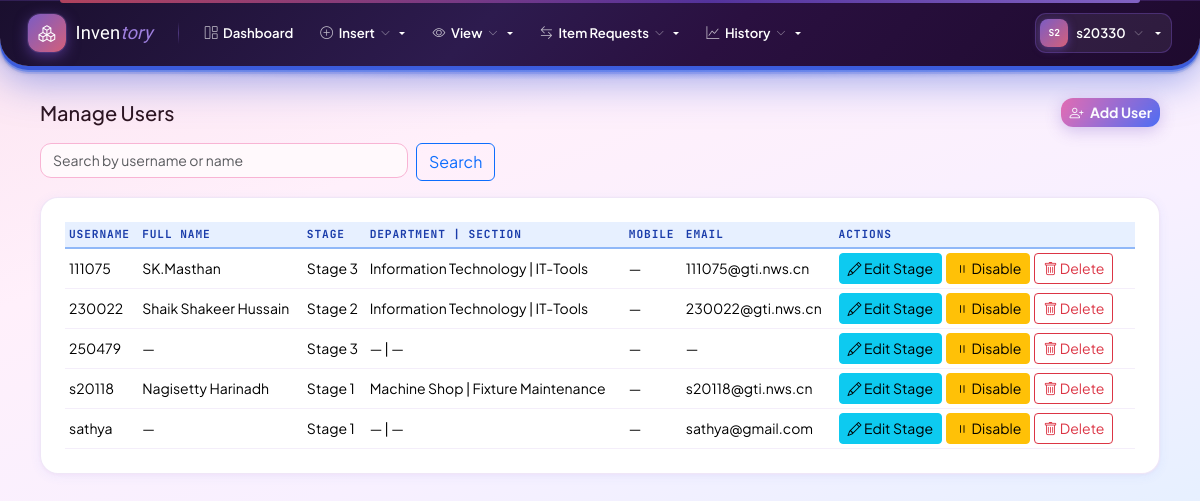
The page /profile/manage-users/ (signed in) on the database as committed earlier.
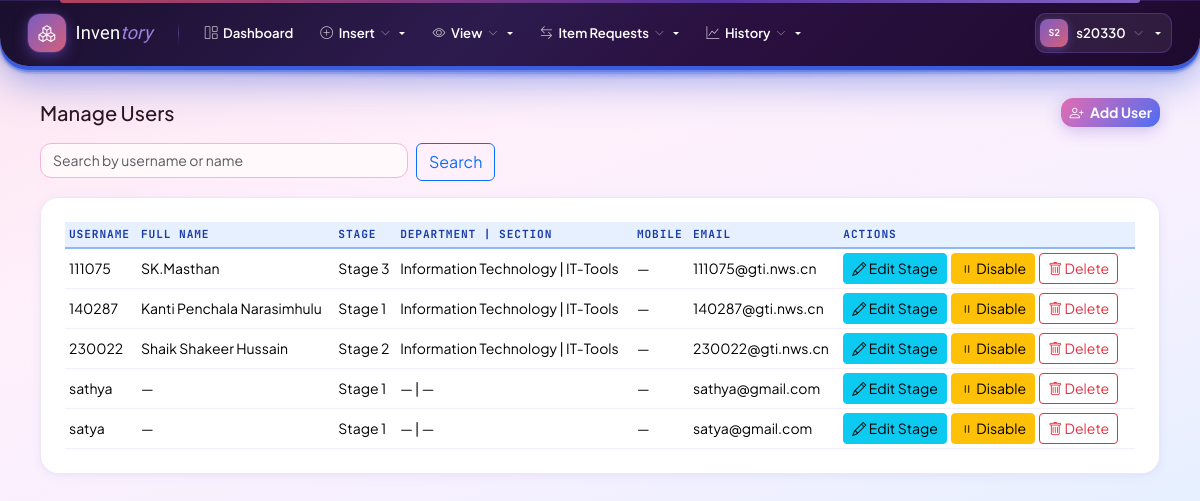
The same page on the database as committed later.
### inventory/models.py (models this page shows, shortened)
class User(AbstractUser):
    REQUIRED_FIELDS = ['email']
    stage = models.PositiveSmallIntegerField(default=1)
    full_name = models.CharField(max_length=200, blank=True, default='')
    mobile_number = models.CharField(max_length=30, blank=True, default='')
    category = models.CharField(
        max_length=50,
        blank=True,
        null=True
    )
    admin_section = models.CharField(
        max_length=100,
        blank=True,
        null=True
    )
    admin_department = models.CharField(
        max_length=100,
        blank=True,
        null=True
    )
    department = models.CharField(
        max_length=100,
        blank=True,
        null=True
    )
    section = models.CharField(
        max_length=100,
        blank=True,
        null=True
    )
    is_active = models.BooleanField(
        default=True,
        help_text='Designates whether this user should be treated as active.'
    )
    def is_stage1(self):
        return self.is_superuser or self.stage == 1
    def can_edit(self):
        return self.is_stage1() or self.is_stage2()
    def can_approve_issue_requests(self):
        return self.is_stage1() or self.is_stage2()
    def can_request_issue(self):
        return True  # all stages allowed
    def can_issue_items(self):
        return self.is_stage1() or self.is_stage2()
    def can_manage_users(self):
        return self.is_stage1()
    def allowed_categories(self):
        if self.is_stage1() or self.is_stage2():
            return [choice[0] for choice in CATEGORY_CHOICES]
        return []  # Stage 3 has no category access
    class Meta:
        verbose_name = 'User'
        verbose_name_plural = 'Users'

### inventory/views.py (the view, shortened to what this page needs)
# urls.py: path('profile/manage-users/', views.manage_users, name='manage_users'),
@login_required
def manage_users(request):
    if not request.user.can_manage_users():
        messages.error(request, 'Only Stage 1 users can manage users.')
        return redirect('inventory:dashboard')
    search = request.GET.get('q', '').strip()
    users = User.objects.exclude(pk=request.user.pk).order_by('username')
    if search:
        users = users.filter(Q(username__icontains=search) | Q(full_name__icontains=search))
    return render(request, 'inventory/manage_users.html', {
        'users': users,
        'search': search,
    })

### inventory/context_processors.py (called while the page is built, shortened)
def stage_permissions(request):
    if request.user.is_authenticated:
        choices = dict(CATEGORY_CHOICES)
        allowed = request.user.allowed_categories()
        return {
            'user_can_edit': request.user.can_edit(),
            'user_can_request_issue': request.user.can_request_issue(),
            'user_can_approve_issue_requests': request.user.can_approve_issue_requests(),
            'user_can_issue_items': request.user.can_issue_items(),
            'user_can_manage_users': request.user.can_manage_users(),
            'user_is_stage1': request.user.is_stage1(),
            'user_allowed_categories': allowed,
            'category_display': choices,
            'navbar_categories': [{'slug': c, 'name': choices.get(c, c)} for c in allowed],
        }

### inventory/templates/inventory/manage_users.html (shortened to what this page needs)
{% extends 'inventory/base.html' %}
{% block content %}
<div class="container-fluid">
    <div class="d-flex align-items-center justify-content-between mb-3">
        <h5 class="mb-0">Manage Users</h5>
        <a href="{% url 'inventory:add_user' %}" class="btn btn-primary btn-sm">
            <i class="bi bi-person-plus me-1"></i> Add User
        </a>
    </div>
    <form method="get" class="row g-2 mb-3">
        <div class="col-md-4">
            <input type="text" name="q" class="form-control" placeholder="Search by username or name" value="{{ search }}">
        </div>
        <div class="col-md-2">
            <button class="btn btn-outline-primary" type="submit">Search</button>
        </div>
    </form>
    <div class="card">
        <div class="card-body">
            <div class="table-responsive">
                <table class="table table-sm align-middle mb-0">
                    <thead>
                        <tr>
                            <th>Username</th>
                            <th>Full name</th>
                            <th>Stage</th>
                            <th>Department | Section</th>
                            <th>Mobile</th>
                            <th>Email</th>
                            <th>Actions</th>
                        </tr>
                    </thead>
                    <tbody>
                        {% for u in users %}
                        <tr>
                            <td>{{ u.username }}</td>
                            <td>{{ u.full_name|default:"—" }}</td>
                            <td>Stage {{ u.stage }}</td>
                            <td>{{ u.department|default:"—" }} | {{ u.section|default:"—" }}</td>
                            <td>{{ u.mobile_number|default:"—" }}</td>
                            <td>{{ u.email|default:"—" }}</td>
                            <td>
                                <div class="d-flex gap-1">
                                    <button class="btn btn-sm btn-info" data-bs-toggle="modal" data-bs-target="#editStageModal" onclick="setEditUser('{{ u.id }}', '{{ u.username }}', '{{ u.stage }}')">
                                        <i class="bi bi-pencil"></i> Edit Stage
                                    </button>
                                    <form method="post" action="{% url 'inventory:toggle_user_status' user_id=u.id %}" style="display: inline;">
                                        <button type="submit" class="btn btn-sm {% if u.is_active %}btn-warning{% else %}btn-success{% endif %}">
                                            <i class="bi bi-{% if u.is_active %}pause{% else %}play{% endif %}"></i>
                                            {% if u.is_active %}Disable{% else %}Enable{% endif %}
                                        </button>
                                    </form>
                                    <form method="post" onsubmit="return confirm('Delete user {{ u.username }}?');">
                                        <button class="btn btn-sm btn-outline-danger">
                                            <i class="bi bi-trash"></i> Delete
                                        </button>
                                    </form>
                                </div>
                            </td>
                        </tr>
                        {% empty %}
                        <tr><td colspan="6" class="text-muted">No users found.</td></tr>
                        {% endfor %}
                    </tbody>
                </table>
            </div>
        </div>
    </div>
</div>
{% endblock %}

### inventory/templates/inventory/base.html (shortened to what this page needs)
{% load static %}
<!DOCTYPE html>
<html lang="en">
<head>
    <link href="https://cdn.jsdelivr.net/npm/bootstrap@5.3.2/dist/css/bootstrap.min.css" rel="stylesheet">
    <link href="https://cdn.jsdelivr.net/npm/bootstrap-icons@1.11.1/font/bootstrap-icons.css" rel="stylesheet">
</head>
<body>
    {% if user.is_authenticated %}
    <nav class="top-navbar">
        <a href="{% url 'inventory:dashboard' %}" class="nb-brand">
            <div class="nb-brand-icon"><i class="bi bi-boxes"></i></div>
            <span class="nb-brand-name">Inven<span>tory</span></span>
        </a>
        <a class="nb-link" href="{% url 'inventory:dashboard' %}">
            <i class="bi bi-grid-1x2"></i> Dashboard
        </a>
        {% if user_can_edit %}
        <div class="dropdown">
            <a class="nb-link dropdown-toggle" href="#" data-bs-toggle="dropdown">
                <i class="bi bi-plus-circle"></i> Insert <i class="bi bi-chevron-down"></i>
            </a>
        </div>
        {% endif %}
        {% if user.stage == 3 %}
        <a class="nb-link" href="{% url 'inventory:view_items' %}">
            <i class="bi bi-archive"></i> View Items
        </a>
        {% else %}
        <div class="dropdown">
            <a class="nb-link dropdown-toggle" href="#" data-bs-toggle="dropdown">
                <i class="bi bi-eye"></i> View <i class="bi bi-chevron-down"></i>
            </a>
        </div>
        {% endif %}
        {% if user_can_request_issue or user_can_approve_issue_requests or user_can_issue_items %}
        {% if user.stage == 3 %}
        <a class="nb-link" href="{% url 'inventory:issue_requests' %}">
            <i class="bi bi-list-check"></i> Request an Item
        </a>
        {% else %}
        <div class="dropdown">
            <a class="nb-link dropdown-toggle" href="#" data-bs-toggle="dropdown">
                <i class="bi bi-arrow-left-right"></i> Item Requests <i class="bi bi-chevron-down"></i>
            </a>
        </div>
        {% endif %}
        {% endif %}
        {% if user_can_manage_users or user.stage == 2 %}
        <div class="dropdown">
            <a class="nb-link dropdown-toggle" href="#" data-bs-toggle="dropdown">
                <i class="bi bi-graph-up"></i> History <i class="bi bi-chevron-down"></i>
            </a>
        </div>
        {% endif %}
        <div class="nb-right">
            <div class="dropdown">
                <a class="nb-user-btn dropdown-toggle" href="#" data-bs-toggle="dropdown">
                    <div class="nb-user-avatar">{{ user.username|slice:":2"|upper }}</div>
                    {{ user.username }}
                    <i class="bi bi-chevron-down"></i>
                </a>
            </div>
        </div>
    </nav>
    {% endif %}
    <main class="{% if user.is_authenticated %}main-wrap{% endif %}">
        {% block content %}{% endblock %}
    </main>
</body>
</html>

Rows that differ between the two databases and show on the page:
removed User: username "250479", full_name "—", stage "3", department "—", section "—", mobile_number "—", email "—", is_active True (drawn)
removed User: username "s20118", full_name "Nagisetty Harinadh", stage "1", department "Machine Shop", section "Fixture Maintenance", mobile_number "—", email "s20118@gti.nws.cn", is_active True (drawn)
added User: username "140287", full_name "Kanti Penchala Narasimhulu", stage "1", department "Information Technology", section "IT-Tools", mobile_number "—", email "140287@gti.nws.cn", is_active True (drawn)
added User: username "satya", full_name "—", stage "1", department "—", section "—", mobile_number "—", email "satya@gmail.com", is_active True (drawn)
